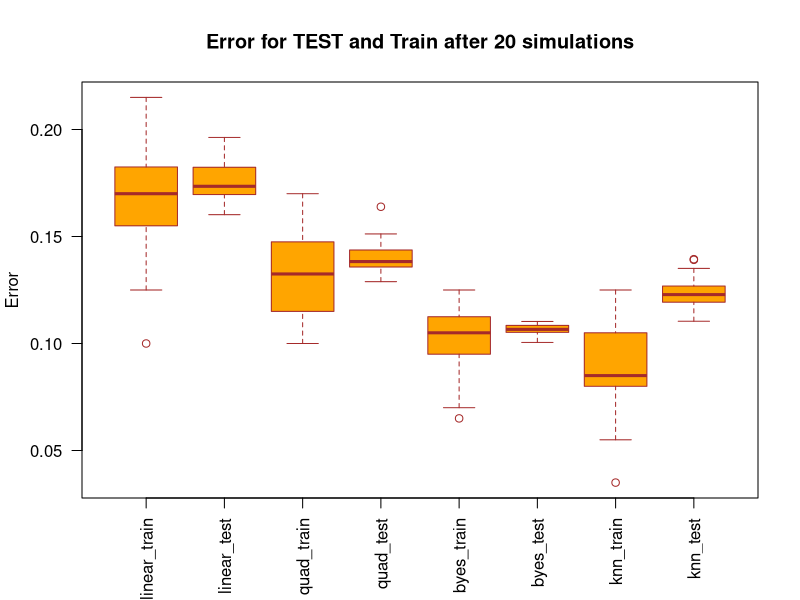

The R script that drew this image:
## ---- chunk 1
knitr::opts_chunk$set(echo = TRUE)
## ---- chunk 2
set.seed(7173)

csize = 10;       # number of centers
p = 2;      
s = 1;
m1 = matrix(rnorm(csize*p), csize, p)*s + cbind( rep(1,csize), rep(0,csize));
m0 = matrix(rnorm(csize*p), csize, p)*s + cbind( rep(0,csize), rep(1,csize));
## ---- chunk 3

error_dataframe = data.frame(linear_train = rep(0, 20), linear_test = rep(0, 20),quad_train = rep(0, 20), quad_test = rep(0, 20),
                             byes_train = rep(0, 20), byes_test = rep(0, 20),knn_train = rep(0, 20), knn_test = rep(0, 20))
best_k_values = rep(0, 20)
## ---- chunk 4
library(class)
for (i in 1:20)
{
  # Creating train data
n=100;  
# Randomly allocate the n samples for class 1  to the 10 clusters
id1 = sample(1:csize, n, replace = TRUE);
id0 = sample(1:csize, n, replace = TRUE);  

s= sqrt(1/5);     

traindata = matrix(rnorm(2*n*p), 2*n, p)*s + rbind(m1[id1,], m0[id0,])
Ytrain = c(rep(1,n), rep(0,n))


data_train = cbind(traindata, Ytrain)
data_train = data.frame(data_train)
colnames(data_train) = c('x1', 'x2', 'y')

# Generate test data
N = 5000;  
id1 = sample(1:csize, N, replace=TRUE);
id0 = sample(1:csize, N, replace=TRUE); 
testdata = matrix(rnorm(2*N*p), 2*N, p)*s + rbind(m1[id1,], m0[id0,])
colnames(testdata) = c('x1', 'x2')
Ytest = c(rep(1,N), rep(0,N))
  
# Linear regression with cut-off value2 
model = lm (y ~ ., data= data_train)
Y_output = ifelse(model$fitted.values > .5, 1, 0)
error_dataframe[i, 1] =  mean(data_train$y != Y_output)

 # Linear model to fit test  data
testdataresult = predict(model, newdata = data.frame(testdata))
Y_test = ifelse(testdataresult > .5, 1, 0)
error_dataframe[i, 2] =  mean(Y_test != Ytest)

#### quadratic regression
model2 = lm(y ~ x1 + x2 + I(x1 * x2) + I(x1^2) + I(x2^2), data = data_train)
Y_output2 = ifelse(model2$fitted.values > .5, 1, 0)
#calculate error 
error_dataframe[i, 3] = mean(data_train$y != Y_output2)
testdataresult2 = predict(model2, newdata = data.frame(testdata))
Y_test2 = ifelse(testdataresult2 > .5, 1, 0)
#calculate error 
error_dataframe[i, 4] = mean(Y_test2 != Ytest)


#Bayes function 
mixnorm=function(x){
  ## return the density ratio for a point x, where each 
  ## density is a mixture of normal with 10 components
  sum(exp(-apply((t(m1)-x)^2, 2, sum)*5/2))/sum(exp(-apply((t(m0)-x)^2, 2, sum)*5/2))
}

Ytrain_pred_Bayes = apply(traindata, 1, mixnorm)
Ytrain_pred_Bayes = as.numeric(Ytrain_pred_Bayes > 1)
train.err.Bayes = mean(Ytrain !=  Ytrain_pred_Bayes)
error_dataframe[i, 5]=train.err.Bayes

# On test data
Ytest_pred_Bayes = apply(testdata, 1, mixnorm)
Ytest_pred_Bayes = as.numeric(Ytest_pred_Bayes > 1);
test.err.Bayes = mean(Ytest !=  Ytest_pred_Bayes)
error_dataframe[i, 6] = test.err.Bayes

#KNN
myk = c(151, 101, 69, 45, 31, 21, 11, 7, 5, 3, 1)
m = length(myk);
k_error = rep(0, m)
foldNum = 10
foldSize = floor(nrow(data_train)/foldNum)
# Loop through all knn vector to get small error and best K value
for (j in 1:m)
{
  error = 0
  for (runId in 1:foldNum) {
    testSetIndex = ((runId - 1) * foldSize + 1):(ifelse(runId == foldNum, nrow(data_train), runId * foldSize))
    trainX = data_train[-testSetIndex, c("x1", "x2")]
    trainY = data_train[-testSetIndex, ]$y
    testX = data_train[testSetIndex, c("x1", "x2")]
    testY = data_train[testSetIndex, ]$y
    predictY = knn(trainX, testX, trainY, myk[j])
    error = error + sum(predictY != testY)
  }
  error = error/nrow(data_train)
  k_error[j] = error
}
best_k = myk[which.min(k_error)]
best_k_values[i] = best_k
#error prediction for knn
train_predict_knn = knn(traindata, traindata, Ytrain, best_k)
error_dataframe[i, 7] = mean(Ytrain !=  train_predict_knn)
test_predict_knn = knn(traindata, testdata, Ytrain, best_k)
error_dataframe[i, 8] = mean(Ytest !=  test_predict_knn)
  
}

## ---- chunk 5
print(best_k_values)
## ---- chunk 6
mean_k_value = mean(best_k_values)
mean_k_value
## ---- chunk 7
sd_k_value = sd(best_k_values)
sd_k_value
## ---- chunk 8
boxplot(error_dataframe,main="Error for TEST and Train after 20 simulations",
        ylab="Error",
        col="orange",
        border="brown", las=2 )

